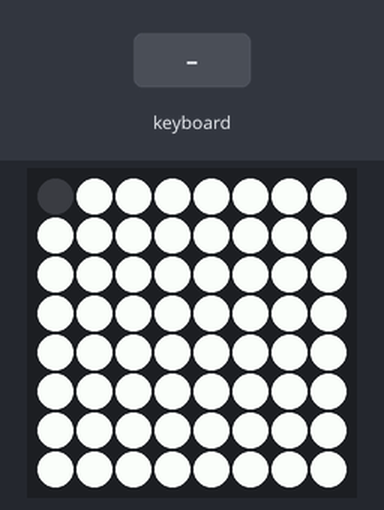
Bench run of a program on a simulated Raspberry Pi (BCM pin numbers) with a Sense HAT. Shown: the Sense HAT's 8×8 RGB LED matrix. Inputs (shaded band) come from the test bench. Random numbers come from a fixed seed; the 64×8 strip is a reading aid, not a part: it shows the text the matrix is scrolling, unrolled, one strip-width of it at a time.

Above: at 1.2 s.
1.3 s: key down typed on the keyboard
At 1.7 s:
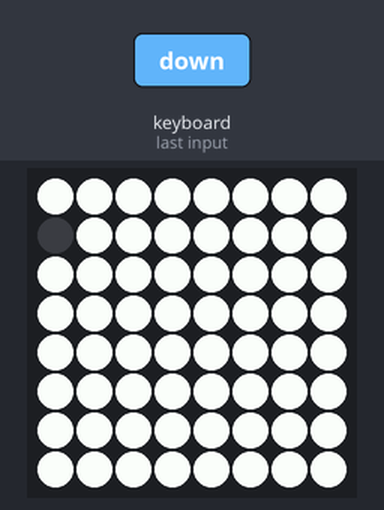
2.8 s: key right typed on the keyboard
At 4.0 s:
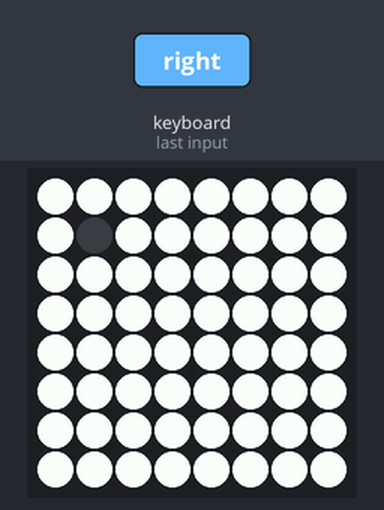
4.3 s: key up typed on the keyboard
At 5.1 s:
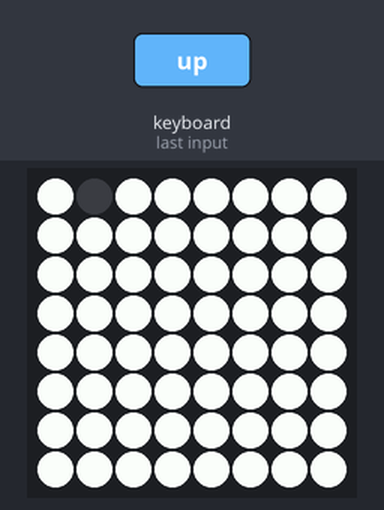
5.8 s: key right typed on the keyboard
At 6.2 s:
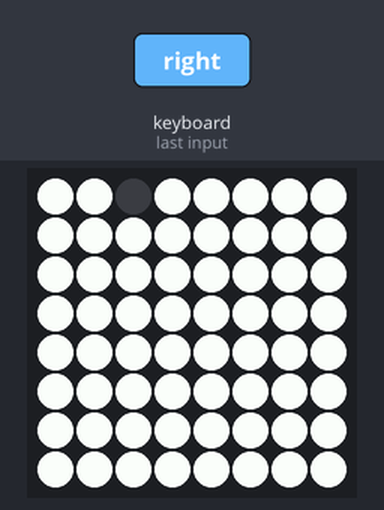
7.3 s: key down typed on the keyboard
At 8.5 s:
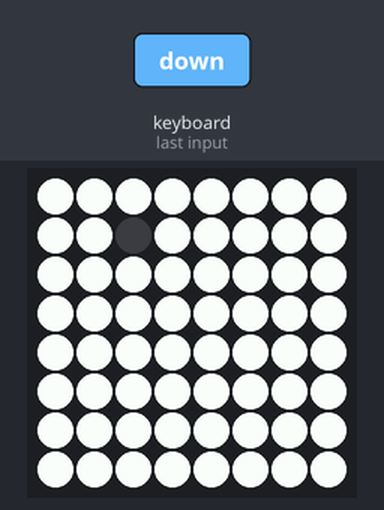
8.8 s: key space typed on the keyboard
At 8.95 s:
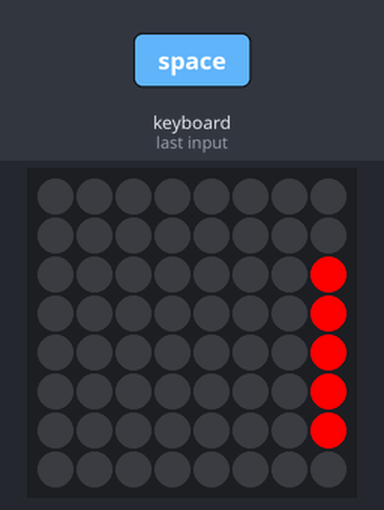
Timing chart, 0 to 11.8 s (numbered marks = the images above; inputs shaded):
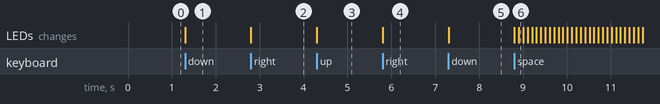

Measured:
- after the input at 1.3 s, the LEDs: change at once (image 1)
- after the input at 2.8 s, the LEDs: change at once (image 2)
- after the input at 4.3 s, the LEDs: change at once (image 3)
- after the input at 5.8 s, the LEDs: change at once (image 4)
- after the input at 7.3 s, the LEDs: change at once (image 5)
- after the input at 8.8 s, the LEDs: first change at once (image 6 shows a later state)

The program:

MinesWeeperGame.py
```python
from sense_hat import SenseHat
import keyboard
import random
import time

# Initialize Sense HAT
sense = SenseHat()

# Constants
GRID_SIZE = 8
NUM_MINES = 10

# Colors
WHITE = [255, 255, 255]
BLACK = [0, 0, 0]
GREEN = [0, 255, 0]
YELLOW = [255, 255, 0]
RED = [255, 0, 0]
MINE = [255, 0, 0]  # Red for game over

# Game state
grid = [['HIDDEN' for _ in range(GRID_SIZE)] for _ in range(GRID_SIZE)]
mines = set()
cursor_x, cursor_y = 0, 0  # Starting cursor position

def initialize_mines():
    """Place mines randomly on the grid."""
    global mines
    mines = set()
    while len(mines) < NUM_MINES:
        x, y = random.randint(0, GRID_SIZE - 1), random.randint(0, GRID_SIZE - 1)
        mines.add((x, y))

def count_adjacent_mines(x, y):
    """Count the number of mines around a cell."""
    count = 0
    for dx in [-1, 0, 1]:
        for dy in [-1, 0, 1]:
            nx, ny = x + dx, y + dy
            if (nx, ny) in mines and (dx, dy) != (0, 0):
                count += 1
    return count

def draw_grid():
    """Render the grid on the Sense HAT."""
    pixels = []
    for y in range(GRID_SIZE):
        for x in range(GRID_SIZE):
            if (x, y) == (cursor_x, cursor_y):
                pixels.append(BLACK)  # Show cursor position
            elif grid[y][x] == 'HIDDEN':
                pixels.append(WHITE)
            elif grid[y][x] == 'FLAGGED':
                pixels.append(BLACK)
            elif grid[y][x] == 'MINE':
                pixels.append(MINE)
            else:
                # Color based on adjacent mine count
                count = grid[y][x]
                if count == 1:
                    pixels.append(GREEN)
                elif count == 2:
                    pixels.append(YELLOW)
                elif count >= 3:
                    pixels.append(RED)
    sense.set_pixels(pixels)

def reveal(x, y):
    """Reveal cell and adjacent cells if it's empty."""
    if grid[y][x] != 'HIDDEN':
        return

    if (x, y) in mines:
        # Game over condition
        for mx, my in mines:
            grid[my][mx] = 'MINE'
        draw_grid()
        sense.show_message("Game Over!", text_colour=[255, 0, 0])
        reset_game()
        return

    mine_count = count_adjacent_mines(x, y)
    grid[y][x] = mine_count

    # Reveal adjacent cells if no adjacent mines
    if mine_count == 0:
        for dx in [-1, 0, 1]:
            for dy in [-1, 0, 1]:
                nx, ny = x + dx, y + dy
                if 0 <= nx < GRID_SIZE and 0 <= ny < GRID_SIZE:
                    reveal(nx, ny)

    draw_grid()
    check_win()

def flag_cell(x, y):
    """Mark or unmark a cell as flagged."""
    if grid[y][x] == 'HIDDEN':
        grid[y][x] = 'FLAGGED'
    elif grid[y][x] == 'FLAGGED':
        grid[y][x] = 'HIDDEN'
    draw_grid()

def check_win():
    """Check if all non-mine cells have been revealed."""
    unrevealed = sum(row.count('HIDDEN') + row.count('FLAGGED') for row in grid)
    if unrevealed == NUM_MINES:
        sense.show_message("You Win!", text_colour=[0, 255, 0])
        reset_game()

def reset_game():
    """Reset the game to its initial state."""
    global grid, cursor_x, cursor_y
    grid = [['HIDDEN' for _ in range(GRID_SIZE)] for _ in range(GRID_SIZE)]
    cursor_x, cursor_y = 0, 0
    initialize_mines()
    draw_grid()

def move_cursor(dx, dy):
    """Move the cursor by (dx, dy) within bounds."""
    global cursor_x, cursor_y
    cursor_x = max(0, min(GRID_SIZE - 1, cursor_x + dx))
    cursor_y = max(0, min(GRID_SIZE - 1, cursor_y + dy))
    draw_grid()

# Initialize game
initialize_mines()
draw_grid()

# Keyboard controls
while True:
    if keyboard.is_pressed('up'):
        move_cursor(0, -1)
        time.sleep(0.2)
    elif keyboard.is_pressed('down'):
        move_cursor(0, 1)
        time.sleep(0.2)
    elif keyboard.is_pressed('left'):
        move_cursor(-1, 0)
        time.sleep(0.2)
    elif keyboard.is_pressed('right'):
        move_cursor(1, 0)
        time.sleep(0.2)
    elif keyboard.is_pressed('space'):
        reveal(cursor_x, cursor_y)
        time.sleep(0.2)
    elif keyboard.is_pressed('f'):
        flag_cell(cursor_x, cursor_y)
        time.sleep(0.2)
```
